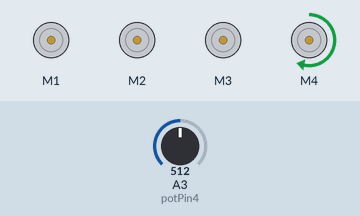
Simulated run of this sketch. Board: Arduino Uno, built with avr-gcc and run on an emulated ATmega328P. Shown: 4 × DC motor (green arrow = forward, orange = backward, longer = faster). The test bench sets the inputs (shaded band); at power-on: A3 (potPin4) = 512. What the sketch prints to the serial monitor is not drawn.

Above: at 0.2 s.
At 2.5 s:
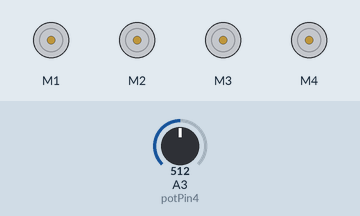
Timing chart, 0 to 5.9 s (numbered marks = the images above):
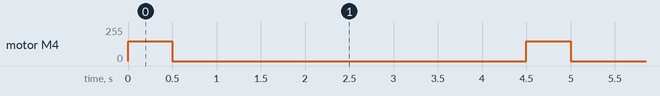

Measured:
- by itself, motor M4: alternates forward 150/255 for 0.50 s and stopped for 4.0 s

The sketch:

arm_slave_sketch.ino
```cpp
#include <Wire.h>
#include <AFMotor.h>
//MOTOR12_64KHZ
//MOTOR12_8KHZ
//MOTOR12_2KHZ
//MOTOR12_1KHZ

//MOTOR34_64KHZ
//MOTOR34_8KHZ
//MOTOR34_1KHZ

/*motor on ch 1 with default PWM of 1kHz
  AF_DCMotor motor1(1);

  define motor on channel 1 with 64kHz PWM
  AF_DCMotor left_motor(1, MOTOR12_64KHZ);*/

/*motors are numbered 1-4 from top to bottom
  4 being the bottom base motor
  1 being the top motor that controls the claws*/

AF_DCMotor motor1(1);
AF_DCMotor motor2(2);
AF_DCMotor motor3(3);
AF_DCMotor motor4(4);

//pot pin and val numbers match motor numbers
//brown wire = signal
//red wire = 5V
//green wire = ground
//dial all the way to red wire side = 1023
//dial all the way to green wire side = 0
int potPin1 = 0;
int potPin2 = 1;
int potPin3 = 2;
int potPin4 = 3;

int val1 = 0;
int val2 = 0;
int val3 = 0;
int val4 = 0;

void setup()
{
 Serial.begin(9600);
 //Wire.begin(4); //slave join i2c bus with address #4
 //Wire.onReceive(func); //func to be called when slave receives data

 //turn motors on and let coast
 motor1.setSpeed(100);
 motor2.setSpeed(100);
 motor3.setSpeed(200);
 motor4.setSpeed(150);
 motor1.run(RELEASE);
 motor2.run(RELEASE);
 motor3.run(RELEASE);
 motor4.run(RELEASE);
}

void loop()
{
  uint8_t i;

 //pot1();
 //motor1.run(FORWARD); //close claw
 //delay(500);
 //motor1.run(BACKWARD); //open claw
 //delay(500);


 //motor2.run(FORWARD); //up fully up=610 --->flush=461
 //delay(500);
 //motor2.run(BACKWARD); //down fully down=300
 //delay(500);
 //motor2.run(RELEASE);
 //delay(3000);
 //pot2();

 //motor3.run(FORWARD); //down ---->lowest while motor4 is pointed straight up is 457/458
 //delay(500);
 //motor3.run(BACKWARD); //up --->highest it needs to go up is 22/23
 //delay(500);
 //motor3.run(RELEASE);
 //delay(3000);
 //pot3();

 motor4.run(FORWARD); //back into robot ---->691 is folded all the way back
 delay(500);
 //motor4.run(BACKWARD); //forward away from robot
 //delay(500);
 motor4.run(RELEASE);
 delay(3000);
 pot4();
}

void pot1()
{
  //fully closed claw = 3;
  //fully open claw = 370;
  val1 = analogRead(potPin1);
  Serial.println(val1);
  //delay(1000);
  if(val1 >= 0 && val1 < 15) //if fully closed
 {
   motor1.run(BACKWARD); //open claw
   delay(100);
 }
 else if(val1 < 387 && val1 > 16) //if fully open
 {
   motor1.run(FORWARD); //close claw
   delay(100);
 }
 else
 {
   motor1.run(RELEASE); //stop
   delay(100);
 }

}

void pot2()
{
  val2 = analogRead(potPin2);
  Serial.println(val2);
  delay(1000);
}

void pot3()
{
  val3 = analogRead(potPin3);
  Serial.println(val3);
  delay(1000);
}

void pot4()
{
  val4 = analogRead(potPin4);
  Serial.println(val4);
  delay(1000);
}
```
